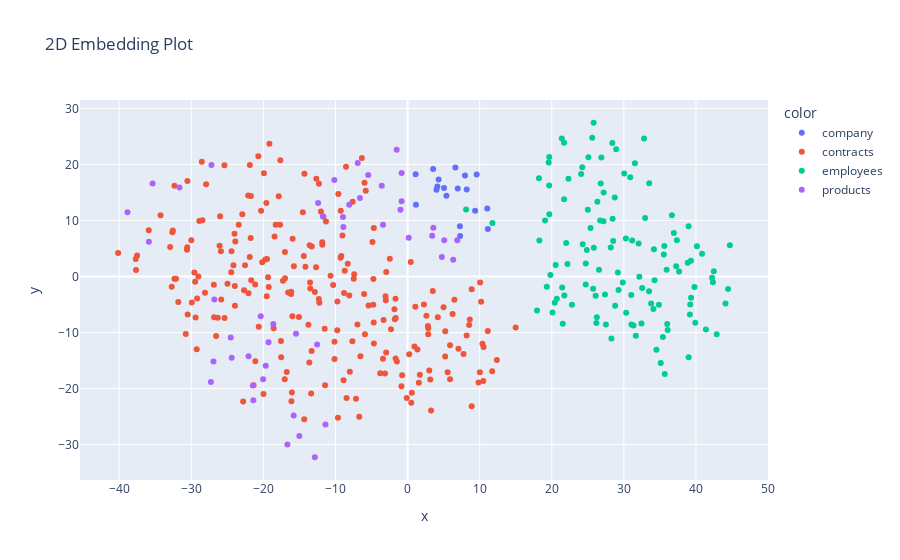

The notebook cell saved with this chart:
### Code cell
import plotly.express as px
fig = px.scatter(
  x=reduced_vectors[:,0],
  y=reduced_vectors[:,1],
  color = doc_types,
  title="2D Embedding Plot"
)

fig.show()
